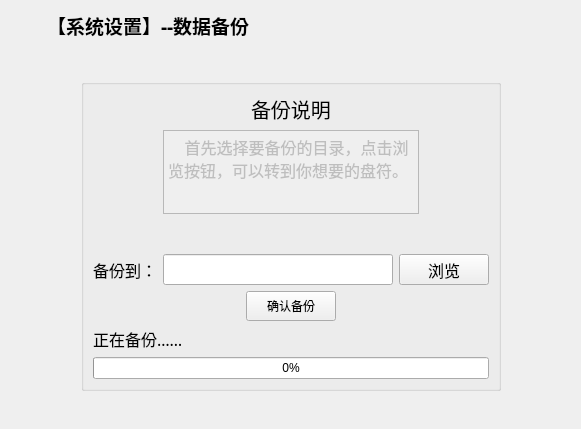
<?xml version="1.0" encoding="UTF-8"?>
<ui version="4.0">
 <class>backupssql</class>
 <widget class="QWidget" name="backupssql">
  <property name="geometry">
   <rect>
    <x>0</x>
    <y>0</y>
    <width>581</width>
    <height>429</height>
   </rect>
  </property>
  <property name="windowTitle">
   <string>Form</string>
  </property>
  <property name="styleSheet">
   <string notr="true"/>
  </property>
  <layout class="QVBoxLayout" name="verticalLayout_4">
   <item>
    <layout class="QVBoxLayout" name="verticalLayout_3">
     <item>
      <layout class="QHBoxLayout" name="horizontalLayout_5">
       <item>
        <layout class="QHBoxLayout" name="horizontalLayout">
         <item>
          <widget class="QLabel" name="label_4">
           <property name="sizePolicy">
            <sizepolicy hsizetype="Maximum" vsizetype="Preferred">
             <horstretch>0</horstretch>
             <verstretch>0</verstretch>
            </sizepolicy>
           </property>
           <property name="minimumSize">
            <size>
             <width>30</width>
             <height>0</height>
            </size>
           </property>
           <property name="styleSheet">
            <string notr="true">image: url(:/image/database/database.png);</string>
           </property>
           <property name="text">
            <string/>
           </property>
          </widget>
         </item>
         <item>
          <widget class="QLabel" name="label_3">
           <property name="sizePolicy">
            <sizepolicy hsizetype="Preferred" vsizetype="Maximum">
             <horstretch>0</horstretch>
             <verstretch>0</verstretch>
            </sizepolicy>
           </property>
           <property name="font">
            <font>
             <family>楷体</family>
             <pointsize>14</pointsize>
             <weight>75</weight>
             <bold>true</bold>
            </font>
           </property>
           <property name="text">
            <string>【系统设置】--数据备份</string>
           </property>
          </widget>
         </item>
        </layout>
       </item>
       <item>
        <spacer name="horizontalSpacer">
         <property name="orientation">
          <enum>Qt::Horizontal</enum>
         </property>
         <property name="sizeHint" stdset="0">
          <size>
           <width>40</width>
           <height>20</height>
          </size>
         </property>
        </spacer>
       </item>
      </layout>
     </item>
     <item>
      <spacer name="verticalSpacer_3">
       <property name="orientation">
        <enum>Qt::Vertical</enum>
       </property>
       <property name="sizeType">
        <enum>QSizePolicy::Maximum</enum>
       </property>
       <property name="sizeHint" stdset="0">
        <size>
         <width>20</width>
         <height>60</height>
        </size>
       </property>
      </spacer>
     </item>
     <item>
      <layout class="QGridLayout" name="gridLayout">
       <item row="0" column="0">
        <spacer name="horizontalSpacer_6">
         <property name="orientation">
          <enum>Qt::Horizontal</enum>
         </property>
         <property name="sizeHint" stdset="0">
          <size>
           <width>40</width>
           <height>20</height>
          </size>
         </property>
        </spacer>
       </item>
       <item row="0" column="1">
        <widget class="QGroupBox" name="groupBox">
         <property name="title">
          <string/>
         </property>
         <layout class="QVBoxLayout" name="verticalLayout_2">
          <item>
           <layout class="QVBoxLayout" name="verticalLayout">
            <item>
             <layout class="QHBoxLayout" name="horizontalLayout_4">
              <item>
               <spacer name="horizontalSpacer_4">
                <property name="orientation">
                 <enum>Qt::Horizontal</enum>
                </property>
                <property name="sizeHint" stdset="0">
                 <size>
                  <width>40</width>
                  <height>20</height>
                 </size>
                </property>
               </spacer>
              </item>
              <item>
               <widget class="QLabel" name="label">
                <property name="font">
                 <font>
                  <family>楷体</family>
                  <pointsize>15</pointsize>
                 </font>
                </property>
                <property name="text">
                 <string>备份说明</string>
                </property>
               </widget>
              </item>
              <item>
               <spacer name="horizontalSpacer_5">
                <property name="orientation">
                 <enum>Qt::Horizontal</enum>
                </property>
                <property name="sizeHint" stdset="0">
                 <size>
                  <width>40</width>
                  <height>20</height>
                 </size>
                </property>
               </spacer>
              </item>
             </layout>
            </item>
            <item>
             <layout class="QHBoxLayout" name="horizontalLayout_6">
              <item>
               <spacer name="horizontalSpacer_8">
                <property name="orientation">
                 <enum>Qt::Horizontal</enum>
                </property>
                <property name="sizeHint" stdset="0">
                 <size>
                  <width>17</width>
                  <height>20</height>
                 </size>
                </property>
               </spacer>
              </item>
              <item>
               <widget class="QPlainTextEdit" name="plainTextEdit">
                <property name="enabled">
                 <bool>false</bool>
                </property>
                <property name="sizePolicy">
                 <sizepolicy hsizetype="Expanding" vsizetype="Maximum">
                  <horstretch>0</horstretch>
                  <verstretch>0</verstretch>
                 </sizepolicy>
                </property>
                <property name="maximumSize">
                 <size>
                  <width>340</width>
                  <height>90</height>
                 </size>
                </property>
                <property name="font">
                 <font>
                  <family>楷体</family>
                  <pointsize>12</pointsize>
                 </font>
                </property>
                <property name="layoutDirection">
                 <enum>Qt::LeftToRight</enum>
                </property>
                <property name="plainText">
                 <string>    首先选择要备份的目录，点击浏览按钮，可以转到你想要的盘符。</string>
                </property>
               </widget>
              </item>
              <item>
               <spacer name="horizontalSpacer_9">
                <property name="orientation">
                 <enum>Qt::Horizontal</enum>
                </property>
                <property name="sizeHint" stdset="0">
                 <size>
                  <width>17</width>
                  <height>20</height>
                 </size>
                </property>
               </spacer>
              </item>
             </layout>
            </item>
            <item>
             <spacer name="verticalSpacer_2">
              <property name="orientation">
               <enum>Qt::Vertical</enum>
              </property>
              <property name="sizeType">
               <enum>QSizePolicy::Maximum</enum>
              </property>
              <property name="sizeHint" stdset="0">
               <size>
                <width>20</width>
                <height>40</height>
               </size>
              </property>
             </spacer>
            </item>
            <item>
             <layout class="QHBoxLayout" name="horizontalLayout_2">
              <item>
               <widget class="QLabel" name="label_2">
                <property name="font">
                 <font>
                  <family>楷体</family>
                  <pointsize>12</pointsize>
                 </font>
                </property>
                <property name="text">
                 <string>备份到：</string>
                </property>
               </widget>
              </item>
              <item>
               <widget class="QLineEdit" name="lineEdit">
                <property name="minimumSize">
                 <size>
                  <width>230</width>
                  <height>0</height>
                 </size>
                </property>
                <property name="sizeIncrement">
                 <size>
                  <width>0</width>
                  <height>0</height>
                 </size>
                </property>
                <property name="font">
                 <font>
                  <family>楷体</family>
                  <pointsize>12</pointsize>
                 </font>
                </property>
               </widget>
              </item>
              <item>
               <widget class="QPushButton" name="pbnSearch">
                <property name="minimumSize">
                 <size>
                  <width>90</width>
                  <height>30</height>
                 </size>
                </property>
                <property name="font">
                 <font>
                  <family>楷体</family>
                  <pointsize>12</pointsize>
                 </font>
                </property>
                <property name="text">
                 <string>浏览</string>
                </property>
               </widget>
              </item>
             </layout>
            </item>
            <item>
             <layout class="QHBoxLayout" name="horizontalLayout_3">
              <item>
               <spacer name="horizontalSpacer_2">
                <property name="orientation">
                 <enum>Qt::Horizontal</enum>
                </property>
                <property name="sizeHint" stdset="0">
                 <size>
                  <width>40</width>
                  <height>20</height>
                 </size>
                </property>
               </spacer>
              </item>
              <item>
               <widget class="QPushButton" name="pbnOk">
                <property name="minimumSize">
                 <size>
                  <width>90</width>
                  <height>30</height>
                 </size>
                </property>
                <property name="text">
                 <string>确认备份</string>
                </property>
               </widget>
              </item>
              <item>
               <spacer name="horizontalSpacer_3">
                <property name="orientation">
                 <enum>Qt::Horizontal</enum>
                </property>
                <property name="sizeHint" stdset="0">
                 <size>
                  <width>40</width>
                  <height>20</height>
                 </size>
                </property>
               </spacer>
              </item>
             </layout>
            </item>
            <item>
             <widget class="QLabel" name="labelBackInfo">
              <property name="font">
               <font>
                <family>楷体</family>
                <pointsize>12</pointsize>
               </font>
              </property>
              <property name="text">
               <string>正在备份……</string>
              </property>
             </widget>
            </item>
            <item>
             <widget class="QProgressBar" name="progressBar">
              <property name="value">
               <number>0</number>
              </property>
             </widget>
            </item>
           </layout>
          </item>
         </layout>
        </widget>
       </item>
       <item row="0" column="2">
        <spacer name="horizontalSpacer_7">
         <property name="orientation">
          <enum>Qt::Horizontal</enum>
         </property>
         <property name="sizeHint" stdset="0">
          <size>
           <width>40</width>
           <height>20</height>
          </size>
         </property>
        </spacer>
       </item>
       <item row="1" column="1">
        <spacer name="verticalSpacer">
         <property name="orientation">
          <enum>Qt::Vertical</enum>
         </property>
         <property name="sizeHint" stdset="0">
          <size>
           <width>20</width>
           <height>40</height>
          </size>
         </property>
        </spacer>
       </item>
      </layout>
     </item>
    </layout>
   </item>
  </layout>
 </widget>
 <resources/>
 <connections/>
</ui>
